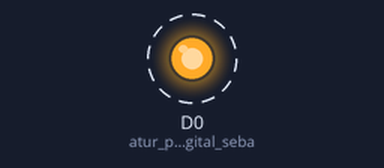
The program below on a simulated ESP8266 (NodeMCU). Shown: output pins drawn as LEDs (lit = HIGH). Dashed ring = blinking. What the program prints to the serial monitor is not drawn.

Above: at 0.5 s.
Timing chart, 0 to 4.6 s (numbered marks = the images above):
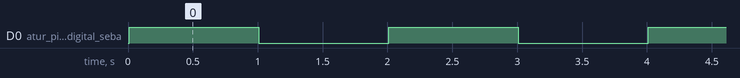

The program:

main.cpp
```cpp
#include <Arduino.h>

void setup() {
 pinMode(D0,OUTPUT);//atur pin-pin digital sebagai output
 Serial.println("----------------------");
 Serial.println("Anggota Kelompok");
 Serial.println("1. Darman Saragih");
 Serial.println("2. Mutiara Rahmanda");
 Serial.println("3. Qorina Anindhita");
  Serial.println("----------------------");
 Serial.println("Instalasi dan Konfigurasi Mikrokontroller");
}

void loop() {
  digitalWrite(D0, HIGH);
  delay(1000);
  digitalWrite(D0, LOW);
  delay(1000);
}
```

Measured:
- by itself, D0 (atur_pin-pin_digital_seba): alternates HIGH for 1.0 s and LOW for 1.0 s
